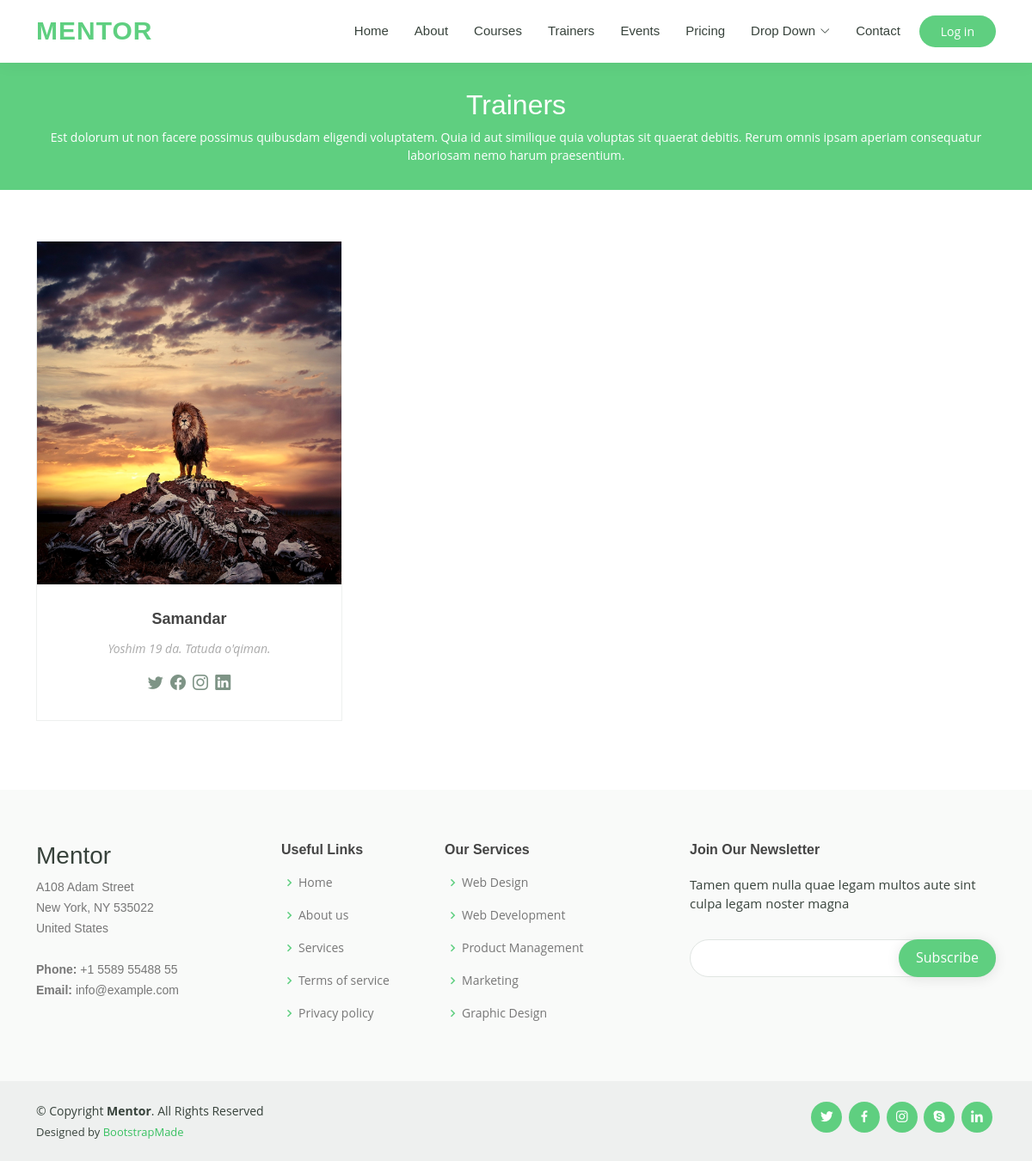
Screenshot of /trainers/ with the database file from the repository.
### home/models.py (models this page shows, shortened)
class MentorModel(models.Model):
    user_name = models.CharField(max_length=50)
    info_about_mentors = models.TextField()
    img = models.ImageField(upload_to='mentor/')
    profession = models.CharField(max_length=50)

### home/views.py (the view)
# urls.py: path('trainers/', mentorview, name='mentor'),
def mentorview(request):
    mentor = MentorModel.objects.all()
    context = {
        'mentor' : mentor
    }
    return render(request, 'trainers.html', context)

### templates/trainers.html (shortened to what this page needs)
{% extends "base.html" %}
{% block content %}
  <main id="main" data-aos="fade-in">
    <div class="breadcrumbs">
      <div class="container">
        <h2>Trainers</h2>
        <p>Est dolorum ut non facere possimus quibusdam eligendi voluptatem. Quia id aut similique quia voluptas sit quaerat debitis. Rerum omnis ipsam aperiam consequatur laboriosam nemo harum praesentium. </p>
      </div>
    </div>
    <section id="trainers" class="trainers">
      <div class="container" data-aos="fade-up">
        {% for i in mentor %}
        <div class="row" data-aos="zoom-in" data-aos-delay="100">
          <div class="col-lg-4 col-md-6 d-flex align-items-stretch">
            <div class="member">
              <img src="{{ i.img.url }}" class="img-fluid" alt="">
              <div class="member-content">
                <h4>{{ i.user_name }}</h4>
                <p>
                  {{ i.info_about_mentors }}
                </p>
                <div class="social">
                  <a href=""><i class="bi bi-twitter"></i></a>
                  <a href=""><i class="bi bi-facebook"></i></a>
                  <a href=""><i class="bi bi-instagram"></i></a>
                  <a href=""><i class="bi bi-linkedin"></i></a>
                </div>
              </div>
            </div>
          </div>
        </div>
        {% endfor %}
      </div>
    </section>
  </main>
  {% endblock content %}

### static/css/style.css (style rules this page uses)
body { font-family: "Open Sans", sans-serif; color: #444444; }
a { color: #5fcf80; text-decoration: none; }
h1, h2, h3, h4, h5, h6 { font-family: "Raleway", sans-serif; }
section { padding: 60px 0; overflow: hidden; }
.breadcrumbs { margin-top: 73px; text-align: center; background: #5fcf80; padding: 30px 0; color: #fff; }
.breadcrumbs h2 { font-size: 32px; font-weight: 500; }
.breadcrumbs p { font-size: 14px; margin-bottom: 0; }
.trainers .member { text-align: center; margin-bottom: 20px; background: #fff; border: 1px solid #eef0ef; }
.trainers .member img { margin: -1px -1px 30px -1px; }
.trainers .member .member-content { padding: 0 20px 30px 20px; }
.trainers .member h4 { font-weight: 700; margin-bottom: 2px; font-size: 18px; }
.trainers .member p { padding-top: 10px; font-size: 14px; font-style: italic; color: #aaaaaa; }
.trainers .member .social { margin-top: 15px; }
.trainers .member .social a { color: #7e9486; transition: 0.3s; }
.trainers .member .social i { font-size: 18px; margin: 0 2px; }

### rows the page displays
MentorModel: img (picture), user_name "Samandar", info_about_mentors "Yoshim 19 da. Tatuda o'qiman."
